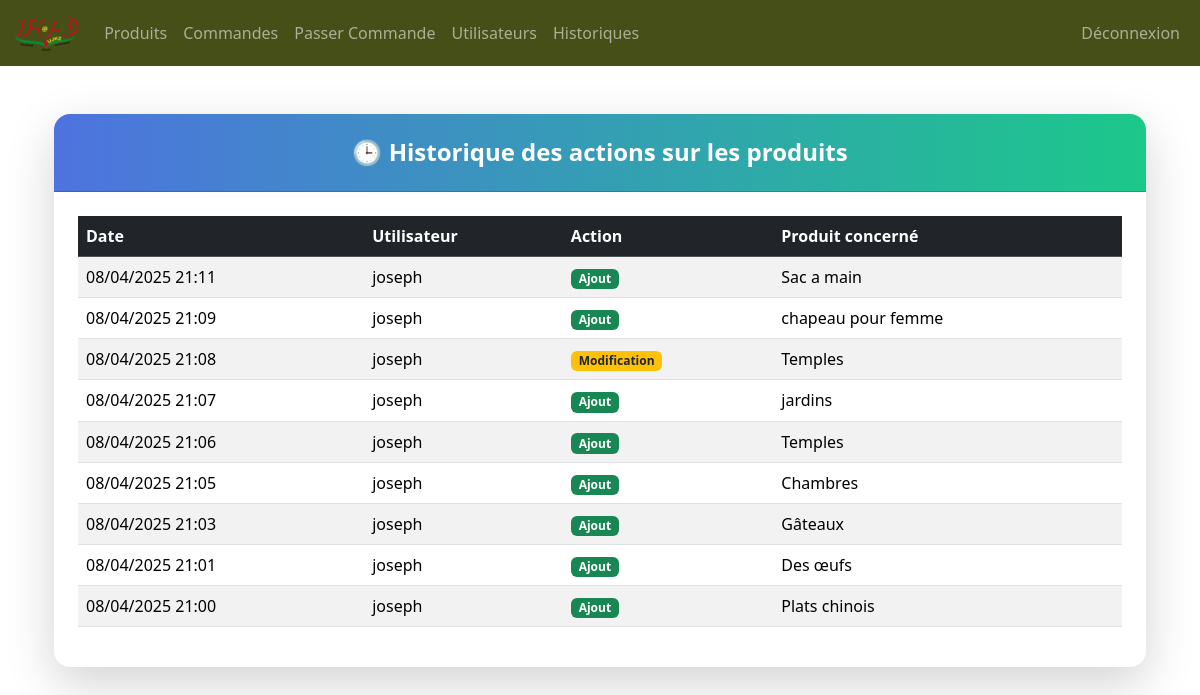
Page /historique/ (signed in) on the committed database.
### produits/models.py (models this page shows, shortened)
class HistoriqueProduit(models.Model):
    ACTIONS = (
        ('ajout', 'Ajout'),
        ('modification', 'Modification'),
        ('suppression', 'Suppression'),
        ('exporter en CSV', 'Exporter en CSV'),
        ('exporter en PDF', 'Exporter en PDF'),
    )
    utilisateur = models.ForeignKey(settings.AUTH_USER_MODEL, on_delete=models.CASCADE)
    produit = models.ForeignKey('Produit', on_delete=models.CASCADE)
    action = models.CharField(max_length=20, choices=ACTIONS)
    date_action = models.DateTimeField(default=timezone.now)

class Produit(models.Model):
    nom = models.CharField(max_length=255)
    description = models.TextField(blank=True, null=True)
    prix = models.DecimalField(max_digits=10, decimal_places=2)
    stock = models.PositiveIntegerField()  # Correction: "quantite" remplacé par "stock"
    categorie = models.ForeignKey(Categorie, on_delete=models.CASCADE, related_name='produits')
    date_ajout = models.DateTimeField(auto_now_add=True)

### users/models.py (models this page shows, shortened)
class Utilisateur(AbstractUser):
    ADMIN = "admin"
    EMPLOYE = "employe"
    CLIENT = "client"
    ROLES = [
        (ADMIN, "Administrateur"),
        (EMPLOYE, "Employé"),
        (CLIENT, "Client"),
    ]
    role = models.CharField(max_length=20, choices=ROLES, default=CLIENT)
    telephone = models.CharField(max_length=15, blank=True, null=True)
    adresse = models.TextField(blank=True, null=True)
    date_de_naissance = models.DateField(blank=True, null=True)
    photo_profil = models.ImageField(upload_to="photos_profils/", blank=True, null=True)

### users/views.py (the view)
# urls.py: path("historique/", historique_actions, name="historique_actions"),
@login_required(login_url='connexion')
def historique_actions(request):
    historique = HistoriqueProduit.objects.select_related('utilisateur', 'produit').order_by('-date_action')
    return render(request, "admin/historique_actions.html", {
        "historique": historique
    })

### templates/admin/historique_actions.html (shortened to what this page needs)
{% extends "base/index.html" %}
{% block content %}
<div class="container mt-5">
    <div class="card shadow-lg rounded-4 border-0">
        <div class="card-header text-white text-center py-4" style="background: linear-gradient(90deg, #4e73df 0%, #1cc88a 100%);">
            <h4 class="fw-bold mb-0">🕒 Historique des actions sur les produits</h4>
        </div>
        <div class="card-body p-4">
            {% if historique %}
                <div class="table-responsive">
                    <table class="table table-striped table-hover align-middle">
                        <thead class="table-dark">
                            <tr>
                                <th scope="col">Date</th>
                                <th scope="col">Utilisateur</th>
                                <th scope="col">Action</th>
                                <th scope="col">Produit concerné</th>
                            </tr>
                        </thead>
                        <tbody>
                            {% for entry in historique %}
                                <tr>
                                    <td>{{ entry.date_action|date:"d/m/Y H:i" }}</td>
                                    <td>{{ entry.utilisateur.username }}</td>
                                    <td>
                                        {% if entry.action == "ajout" %}
                                            <span class="badge bg-success">Ajout</span>
                                        {% elif entry.action == "modification" %}
                                            <span class="badge bg-warning text-dark">Modification</span>
                                        {% elif entry.action == "suppression" %}
                                            <span class="badge bg-danger">Suppression</span>
                                        {% elif entry.action == "exporter en CSV" %}
                                            <span class="badge bg-info text-dark">Export CSV</span>
                                        {% elif entry.action == "exporter en PDF" %}
                                            <span class="badge bg-primary">Export PDF</span>
                                        {% else %}
                                            {{ entry.action }}
                                        {% endif %}
                                    </td>
                                    <td>{{ entry.produit.nom }}</td>
                                </tr>
                            {% endfor %}
                        </tbody>
                    </table>
                </div>
            {% else %}
                <div class="alert alert-info text-center">Aucune action enregistrée pour l’instant.</div>
            {% endif %}
        </div>
    </div>
</div>
{% endblock %}

### templates/base/index.html (style rules this page uses)
.card { border-radius: 16px; overflow: hidden; }
.card-header { font-size: 1.2rem; font-weight: bold; }

### rows in the picture
HistoriqueProduit: date_action "08/04/2025 21:11", utilisateur.username "joseph", action "Ajout", produit.nom "Sac a main"
HistoriqueProduit: date_action "08/04/2025 21:09", utilisateur.username "joseph", action "Ajout", produit.nom "chapeau pour femme"
HistoriqueProduit: date_action "08/04/2025 21:08", utilisateur.username "joseph", action "Modification", produit.nom "Temples"
HistoriqueProduit: date_action "08/04/2025 21:07", utilisateur.username "joseph", action "Ajout", produit.nom "jardins"
HistoriqueProduit: date_action "08/04/2025 21:06", utilisateur.username "joseph", action "Ajout", produit.nom "Temples"
HistoriqueProduit: date_action "08/04/2025 21:05", utilisateur.username "joseph", action "Ajout", produit.nom "Chambres"
HistoriqueProduit: date_action "08/04/2025 21:03", utilisateur.username "joseph", action "Ajout", produit.nom "Gâteaux"
HistoriqueProduit: date_action "08/04/2025 21:01", utilisateur.username "joseph", action "Ajout", produit.nom "Des œufs"
HistoriqueProduit: date_action "08/04/2025 21:00", utilisateur.username "joseph", action "Ajout", produit.nom "Plats chinois"
